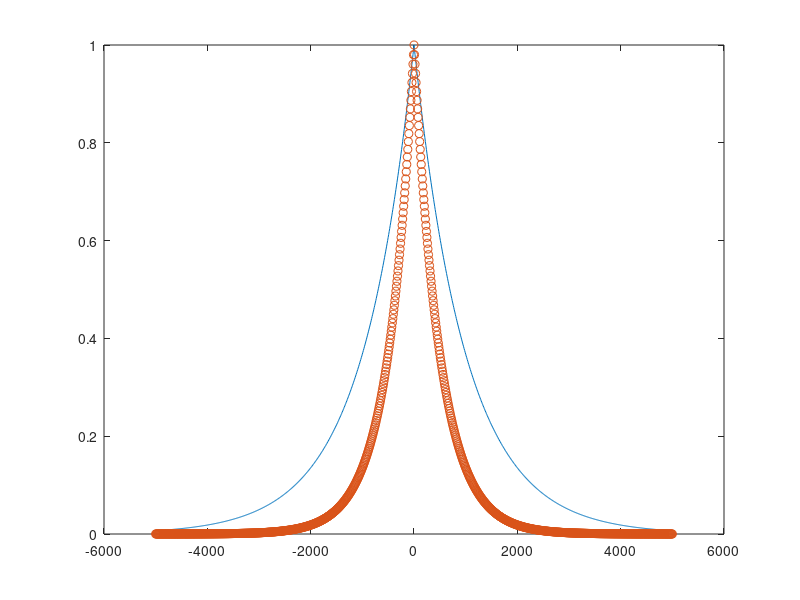

Source code (MATLAB):
clear;

dx = 10;
dy = 10;

x = -5e3:dx:5e3;
y = -5e3:dy:5e3;
Lx = 1e3;
Ly = 0.5e3;
Corrx = exp(-abs(x)/Lx);
Corry = exp(-abs(y)/Ly);

figure; plot(x, Corrx); hold on; plot(y, Corry, 'o');
